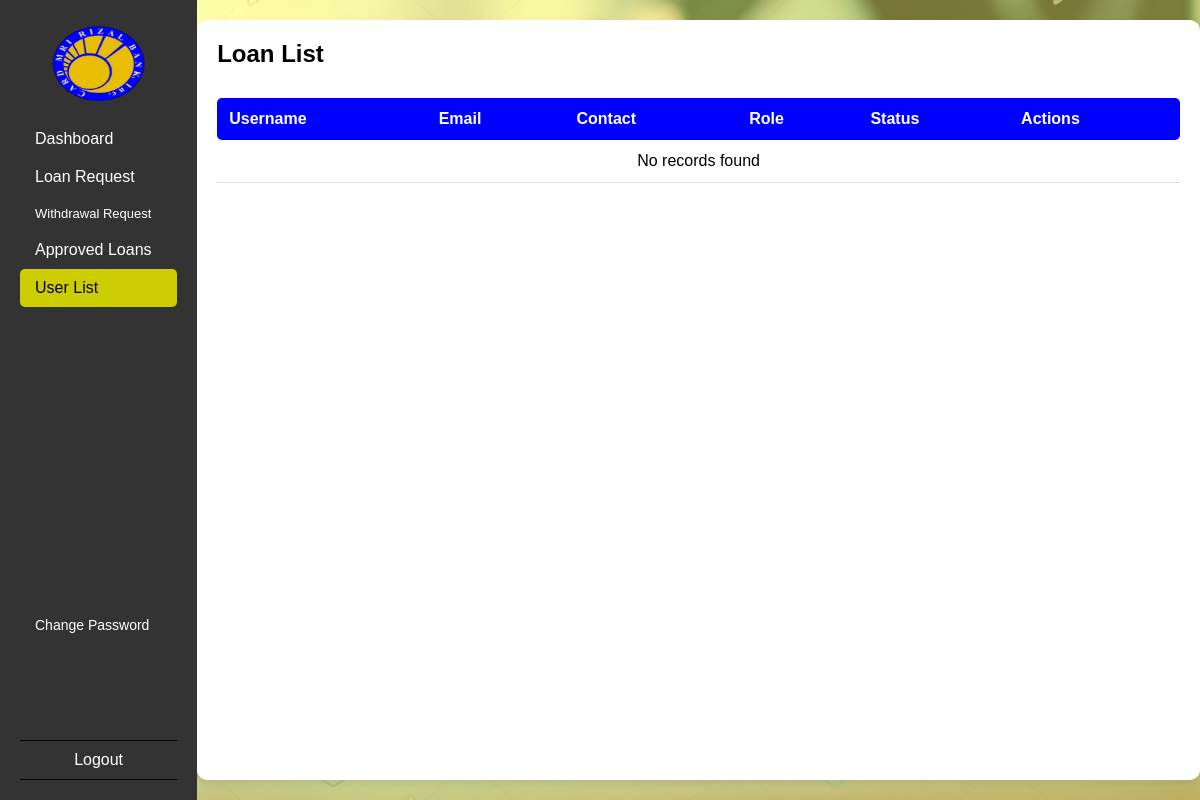
Before: /userList.php (signed in) with the older database file.
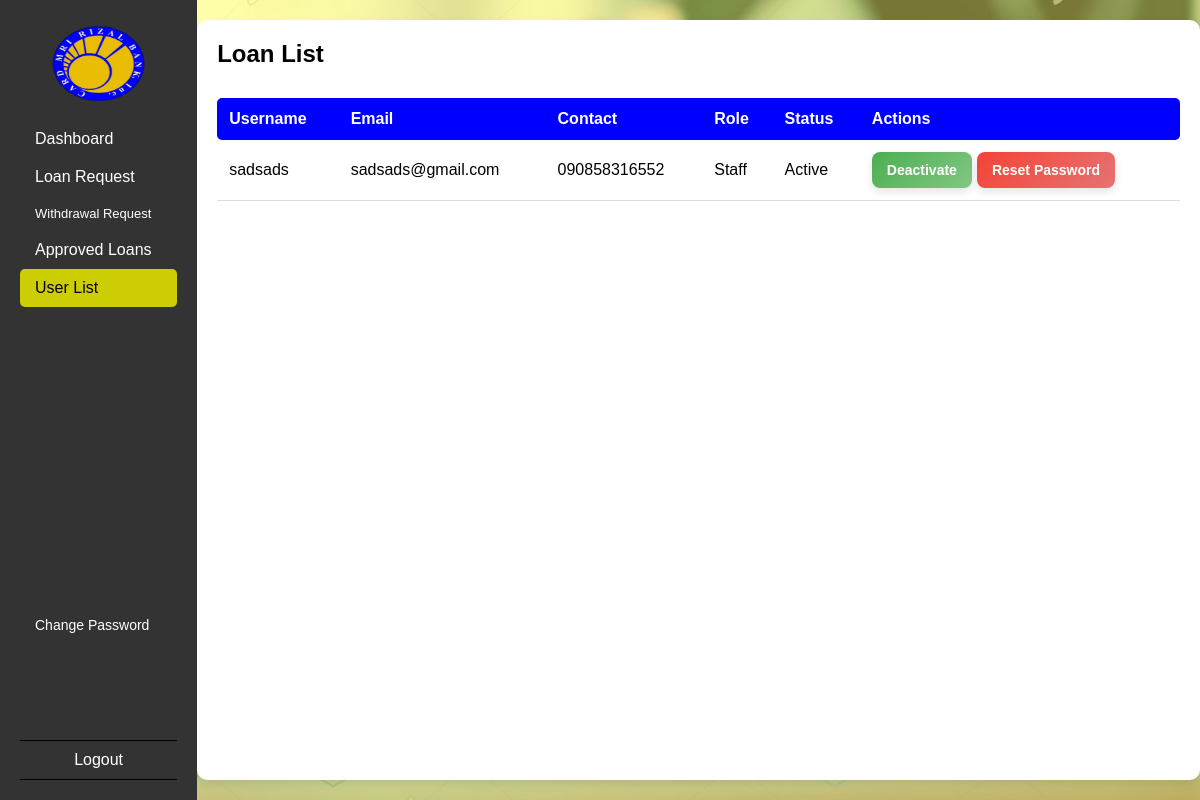
After: the same page with the newer database file.
### tables this page shows
CREATE TABLE `users` (
  `id` int(100) NOT NULL,
  `username` varchar(100) NOT NULL,
  `email` varchar(100) NOT NULL,
  `contact` varchar(100) NOT NULL,
  `password` varchar(100) NOT NULL,
  `role` varchar(100) NOT NULL,
  `status` varchar(100) NOT NULL
);

### userList.php (the view, shortened to what this page needs)
<?php
include_once "dbConnection/dbConnection.php";
$sql1 = "SELECT * FROM users WHERE role = 'Staff'";
$result = $conn->query($sql1);
?>
<!DOCTYPE html>
<html lang="en">
<head>
    <link rel="stylesheet" href="style.css">
</head>
<body>
    <div class="container dashContainer">
        <?php include_once "component/dashNav.php";?>
        <div class="tableContainer">
            <ul class="tableTitle">
                <h2>Loan List</h2>
            </ul>
            <div class="table">
                <table>
                    <thead>
                        <tr>
                            <th>Username</th>
                            <th>Email</th>
                            <th>Contact</th>
                            <th>Role</th>
                            <th>Status</th>
                            <th>Actions</th>
                        </tr>
                    </thead>
                    <tbody>
                    <?php
if ($result->num_rows > 0) {
    while ($row = $result->fetch_assoc()) {
        echo "<tr>";
        echo "<td>{$row['username']}</td>";
        echo "<td>{$row['email']}</td>";
        echo "<td>{$row['contact']}</td>";
        echo "<td>{$row['role']}</td>";
        echo "<td>{$row['status']}</td>";
        echo "<td>";
        echo "<form method='POST' style='display:inline-block;'>";
        echo "<button type='submit' class='action-btn'>" . ($row['status'] === 'Active' ? 'Deactivate' : 'Activate') . "</button>";
        echo "</form>";
        echo "<form method='POST' style='display:inline-block; margin-left: 5px;'>";
        echo "<button type='submit' class='reset-btn'>Reset Password</button>";
        echo "</form>";
        echo "</td>";
        echo "</tr>";
    }
} else {
    echo "<tr><td colspan='6' class='noData'>No records found</td></tr>";
}
?>
                    </tbody>
                </table>
            </div>
        </div>
    </div>
</body>
</html>

### component/dashNav.php (shortened to what this page needs)
<body>
    <div class="dashNav">
        <img src="img/b073c9e7-5ec3-43e2-b399-f2008f3b79e4-removebg-preview.png" alt="">
        <div class="menu">
            <a data-id="1" href="dash.php">Dashboard</a>
            <?php if (isset($_SESSION['role']) && $_SESSION['role'] === "Admin"): ?>
                <a data-id="3" href="loanRequestList.php">Loan Request</a>
                <a data-id="4" href="withdrawalRequestList.php" class="small">Withdrawal Request</a>
                <a data-id="4" href="loanAcceptList.php">Approved Loans</a>
                <a data-id="6" href="userList.php">User List</a>
            <?php endif;?>
            <a href="changePassword.php" class="profile">Change Password</a>
        </div>
        <a href="#" id="logoutButton" class="logout">Logout</a>
    </div>
</body>

### style.css (style rules this page uses)
* { margin: 0; box-sizing: border-box; font-family: "Arial", sans-serif; }
.container { height: 100vh; display: flex; justify-content: center; align-items: center; z-index: 1; }
.container::after { content: ""; position: absolute; background-color: rgb(205, 205, 3); background-image: url(img/stock-photo-investment-loan-approval-concepts-to-build-residential-homes-real-estate-business-appraisal-of-2470825863.jpg); background-size: cover; background-repeat: no-repeat; background-position: center; background-attachment: fixed; inset: 0; z-index: -2; }
.container::before { content: ""; position: absolute; background-color: rgba(255, 255, 0, 0.329); inset: 0; z-index: -1; }
.dashContainer { display: flex; justify-content: start; align-items: none; }
.dashNav { position: relative; height: 100vh; background-color: #fff; width: 200px; display: flex; flex-direction: column; }
.dashNav img { height: 85px; width: 95px; margin-inline: auto; margin-bottom: 15px; }
a { position: relative; text-decoration: none; width: 100%; padding: 0; margin: 0; }
.dashNav .menu { display: flex; flex-direction: column; }
.menu { list-style-type: none; padding: 0; margin: 0; }
.menu a { color: white; text-decoration: none; padding: 10px 15px; transition: background-color 0.3s; }
.menu a.active { background-color: rgb(205, 205, 3); border-radius: 5px; color: black; }
.profile { font-size: 14px; position: relative; top: 300px; }
.logout { color: white; text-decoration: none; margin-left: auto; }
.logout { position: relative; margin-top: auto; padding: 10px; border-bottom: 1px solid black; border-top: 1px solid black; text-align: center; }
.tableContainer { width: 85%; margin: 0 auto; padding: 20px; background-color: white; border-radius: 10px; box-shadow: 0 4px 8px rgba(0, 0, 0, 0.1); height: 95%; }
table { width: 100%; border-collapse: collapse; margin: 20px 0; }
.table { margin-top: 10px; height: 500px; overflow: hidden; overflow-y: scroll; }
.table { scrollbar-width: thin; scrollbar-color: transparent transparent; }
.tableContainer .tableTitle { width: 100%; display: flex; justify-content: space-between; align-items: center; padding: 0; }
.table thead th { background-color: blue; color: white; padding: 12px; text-align: left; font-weight: 600; }
.table thead th:first-child { border-top-left-radius: 5px; border-bottom-left-radius: 5px; }
.table thead th:last-child { border-top-right-radius: 5px; border-bottom-right-radius: 5px; }
.table tbody tr { border-bottom: 1px solid #ddd; }
.table tbody td { padding: 12px; text-align: left; }
.dashNav { background-color: #333; padding: 20px; }
.action-btn, .reset-btn { padding: 10px 15px; font-size: 14px; font-weight: bold; color: #fff; border: none; border-radius: 8px; cursor: pointer; transition: background-color 0.3s ease, transform 0.2s ease; box-shadow: 0 4px 8px rgba(0, 0, 0, 0.1); }
.action-btn { background: linear-gradient(135deg, #4caf50, #81c784); }
.reset-btn { background: linear-gradient(135deg, #f44336, #e57373); }
.small { font-size: 13px; }
.table tbody .noData { text-align: center; }

Changed rows visible on the page:
added users: username "sadsads", email "sadsads@gmail.com", contact "090858316552", role "Staff", status "Active", shows "Deactivate"
Other visible differences:
text no longer shown: "No records found"
